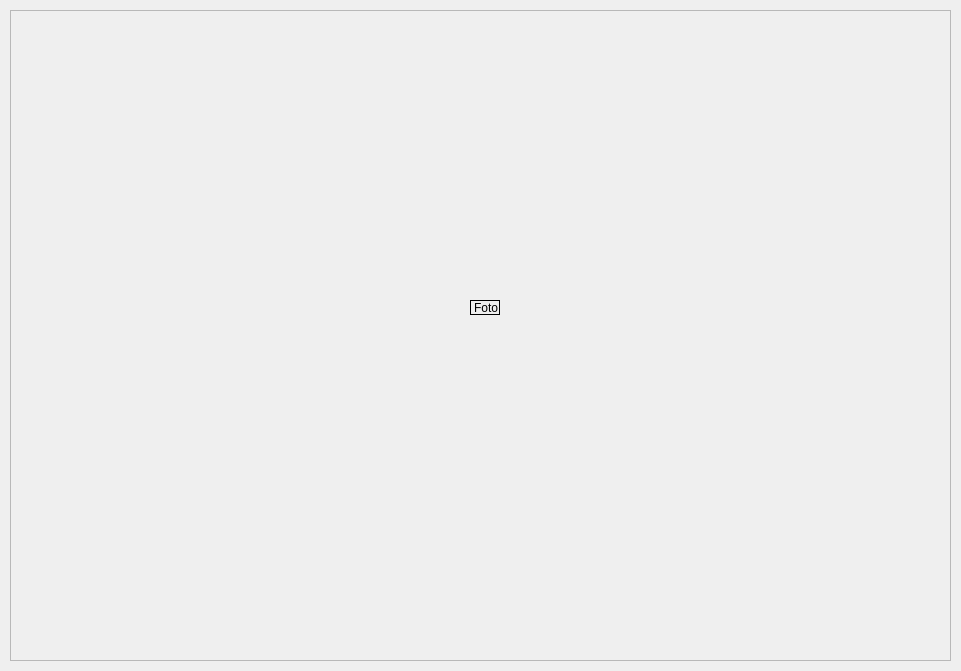
<?xml version="1.0" encoding="UTF-8"?>
<ui version="4.0">
 <class>Form</class>
 <widget class="QWidget" name="Form">
  <property name="geometry">
   <rect>
    <x>0</x>
    <y>0</y>
    <width>961</width>
    <height>671</height>
   </rect>
  </property>
  <property name="windowTitle">
   <string>Quem começa a luta</string>
  </property>
  <widget class="QFrame" name="frame">
   <property name="geometry">
    <rect>
     <x>10</x>
     <y>10</y>
     <width>941</width>
     <height>651</height>
    </rect>
   </property>
   <property name="frameShape">
    <enum>QFrame::StyledPanel</enum>
   </property>
   <property name="frameShadow">
    <enum>QFrame::Raised</enum>
   </property>
   <widget class="QLabel" name="label">
    <property name="geometry">
     <rect>
      <x>460</x>
      <y>290</y>
      <width>30</width>
      <height>15</height>
     </rect>
    </property>
    <property name="frameShape">
     <enum>QFrame::Box</enum>
    </property>
    <property name="text">
     <string>Foto</string>
    </property>
   </widget>
  </widget>
 </widget>
 <resources/>
 <connections/>
</ui>
